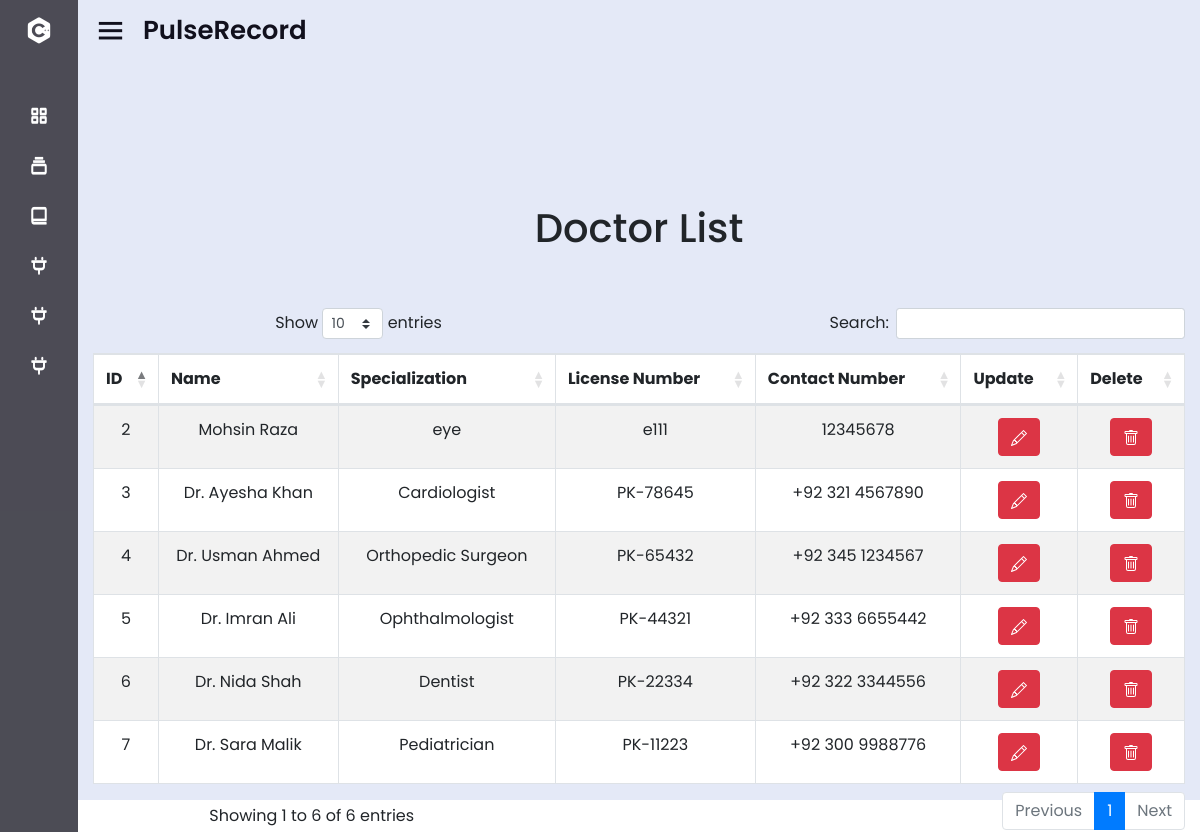
The app's page /doctorlist/ (signed in) with its own data.
### patient/models.py (models this page shows, shortened)
class Doctor(models.Model):
    username = models.CharField(max_length=255, unique=True)
    password = models.CharField(max_length=255, default = "123")
    id = models.AutoField(primary_key=True)
    name = models.CharField(max_length=100, null=True, blank=True)
    gender = models.CharField(max_length=100, null=True, blank=True)
    specialization = models.CharField(max_length=100, null=True, blank=True)
    license_number = models.CharField(max_length=50, null=True, blank=True)
    contact_number = models.CharField(max_length=20, null=True, blank=True)
    bio = models.TextField(null=True, blank=True)
    hospital = models.OneToOneField(Hospital, on_delete=models.CASCADE, null=True, blank=True)

### patient/views.py (the view)
# urls.py: path("doctorlist/", views.doctorlist, name="doctorlist"),
@login_required
def doctorlist(request):
    if request.method == "POST":
        form = DoctorForm(request.POST, instance=image)
        if form.is_valid():
            form.save()
    else:
        form = DoctorForm()
    information = Doctor.objects.all()
    return render(request, "patient/doctorlist.html", {"information":information, "form":form})

### patient/forms.py
class DoctorForm(forms.ModelForm):
    class Meta:
        model = Doctor
        fields = [ "username", "password", "name", "specialization" , "license_number","contact_number" ]
    widgets = {
                'date_of_birth': DateInput(),
            }

### patient/templates/patient/doctorlist.html (shortened to what this page needs)
{% extends "patient/base.html" %}
{%load static%}
{% block content %}
{% load crispy_forms_tags %}
<link rel="stylesheet" href="https://cdn.jsdelivr.net/npm/bootstrap@5.3.0/dist/css/bootstrap.min.css">
<link href="{% static 'css/jquery.toast.css' %}" rel="stylesheet">
<link href="https://cdnjs.cloudflare.com/ajax/libs/twitter-bootstrap/4.5.2/css/bootstrap.css" rel="stylesheet"/>
<link href="https://cdn.datatables.net/1.13.6/css/dataTables.bootstrap4.min.css" rel="stylesheet"/>
<br>
<br>
<br>
<br>
<br>
<br>
<div class="container" style="text-align:center">
    <h1>Doctor List</h1>
    <br>
    <br>
    <table id="example" class="table table-striped table-bordered" style="width:100%">
        <thead>
            <tr style="text-align:center">
                <th>ID</th>
                <th>Name</th>
                <th>Specialization</th>
                <th>License Number</th>
                <th>Contact Number</th>
                <th>Update</th>
                <th>Delete</th>
            </tr>
        </thead>
        <tbody>
            {% for x in information %}
            <tr>
                <td>{{ x.id }}</td>
                <td>{{ x.name }}</td>
                <td>{{ x.specialization }}</td>
                <td>{{ x.license_number }}</td>
                <td>{{ x.contact_number }}</td>
                <td>
                    <a href="javascript:void(0)" class="btn btn-danger edit-button" data-id="{{ x.id }}" data-toggle="modal" data-target="#updateDoctorModal">
                    </a>
                </td>
                <td>
                    <a href="delete/{{ x.id }}" class="btn btn-danger" id="deleteBtn{{ x.id }}">
                    </a>
                </td>
            </tr>
            {% endfor %}
        </tbody>
    </table>
</div>
{% endblock %}

### patient/templates/patient/base.html (style rules this page uses)
* { margin: 0; padding: 0; box-sizing: border-box; font-family: 'Poppins', sans-serif; }

### records on screen
Doctor: id "2", name "Mohsin Raza", specialization "eye", license_number "e111", contact_number "12345678"
Doctor: id "3", name "Dr. Ayesha Khan", specialization "Cardiologist", license_number "PK-78645", contact_number "+92 321 4567890"
Doctor: id "4", name "Dr. Usman Ahmed", specialization "Orthopedic Surgeon", license_number "PK-65432", contact_number "+92 345 1234567"
Doctor: id "5", name "Dr. Imran Ali", specialization "Ophthalmologist", license_number "PK-44321", contact_number "+92 333 6655442"
Doctor: id "6", name "Dr. Nida Shah", specialization "Dentist", license_number "PK-22334", contact_number "+92 322 3344556"
Doctor: id "7", name "Dr. Sara Malik", specialization "Pediatrician", license_number "PK-11223", contact_number "+92 300 9988776"
